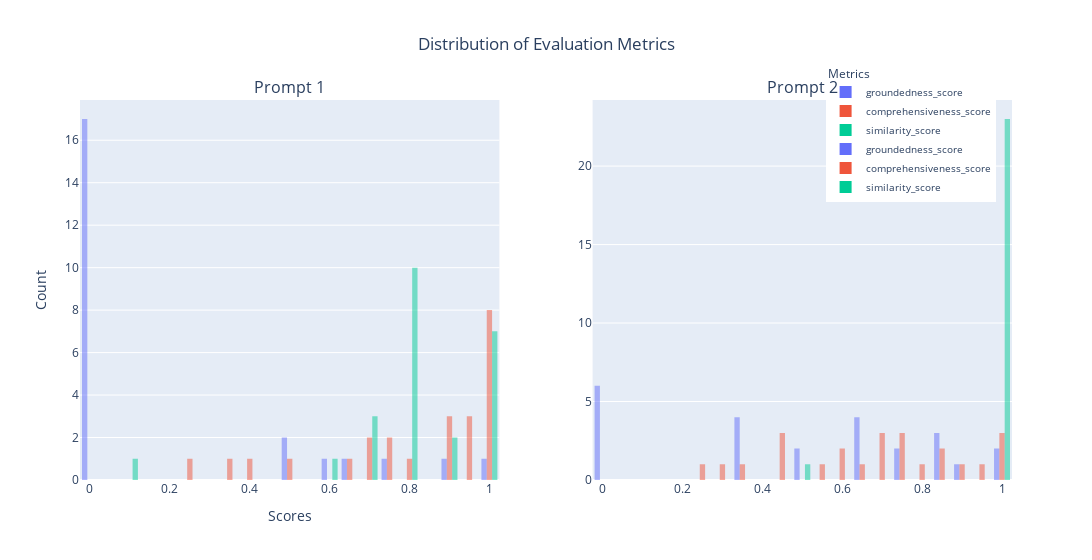

Notebook cell for this chart:
### Code cell
import plotly.express as px
import plotly.subplots as sp

# Create a subplot with 1 row and 2 columns
fig = sp.make_subplots(rows=1, cols=2, subplot_titles=("Prompt 1", "Prompt 2"))

# Plotting the histogram for comp_data_1
fig1 = px.histogram(comp_data_1.fillna(0),  # Fill NaN values with 0
                    x=['groundedness_score', 'comprehensiveness_score', 'similarity_score'], 
                    barmode='overlay', 
                    labels={'value': 'Scores', 'variable': 'Metrics'},
                    template='plotly_white',
                    nbins=50)  # Increased the number of bins

# Plotting the histogram for comp_data_2
fig2 = px.histogram(comp_data_2.fillna(0),  # Fill NaN values with 0
                    x=['groundedness_score', 'comprehensiveness_score', 'similarity_score'], 
                    barmode='overlay', 
                    labels={'value': 'Scores', 'variable': 'Metrics'},
                    template='plotly_white',
                    nbins=50)  # Increased the number of bins

# Add traces to the subplot
for trace in fig1.data:
    fig.add_trace(trace, row=1, col=1)

for trace in fig2.data:
    fig.add_trace(trace, row=1, col=2)

# Update layout
fig.update_layout(
    title={'text': 'Distribution of Evaluation Metrics', 'x': 0.5, 'xanchor': 'center'},  # Center the title
    xaxis_title='Scores',
    yaxis_title='Count',
    legend_title='Metrics',
    legend=dict(x=0.8, y=1.1, traceorder='normal', font=dict(size=10)),  # Moved legend to the top right of the plot
    width=1600  # Adjusted the width of the plot to accommodate two plots side by side
)

fig.show()

# Used prompt 1:
"""
Erstellen Sie eine Vergleichstabelle im Markdown-Format für das Produkt '{category}'
von verschiedenen Versicherungsunternehmen. Die Vergleichstabelle sollte die
Produktdetails in Spalten enthalten: Eigenschaft und Details für jedes Unternehmen.

{company_info}
"""

### Figure 1 — Plotly figure (JSON) as saved in the notebook; plotly's stock layout.template omitted (floating-point values rounded to 4 significant figures)
{"data": [{"alignmentgroup": "True", "bingroup": "x", "hovertemplate": "Metrics=groundedness_score<br>Scores=%{x}<br>count=%{y}<extra></extra>", "legendgroup": "groundedness_score", "marker": {"color": "#636efa", "opacity": 0.5, "pattern": {"shape": ""}}, "name": "groundedness_score", "nbinsx": 50, "offsetgroup": "groundedness_score", "orientation": "v", "showlegend": true, "type": "histogram", "x": [0.5833, 0, 0, 0, 0, 0, 0, 0, 0.5, 0, 1, 0, 0, 0, 0.75, 0, 0, 0.6667, 0, 0, 0, 0.9091, 0.5, 0], "xaxis": "x", "yaxis": "y"}, {"alignmentgroup": "True", "bingroup": "x", "hovertemplate": "Metrics=comprehensiveness_score<br>Scores=%{x}<br>count=%{y}<extra></extra>", "legendgroup": "comprehensiveness_score", "marker": {"color": "#EF553B", "opacity": 0.5, "pattern": {"shape": ""}}, "name": "comprehensiveness_score", "nbinsx": 50, "offsetgroup": "comprehensiveness_score", "orientation": "v", "showlegend": true, "type": "histogram", "x": [0.9375, 0.5, 1, 0.4167, 0.7083, 0.7778, 1, 0.3704, 0.9286, 1, 1, 0.9375, 0.6667, 0.8889, 1, 0.875, 1, 0.7619, 0.7083, 0.75, 0.8889, 1, 1, 0.25], "xaxis": "x", "yaxis": "y"}, {"alignmentgroup": "True", "bingroup": "x", "hovertemplate": "Metrics=similarity_score<br>Scores=%{x}<br>count=%{y}<extra></extra>", "legendgroup": "similarity_score", "marker": {"color": "#00cc96", "opacity": 0.5, "pattern": {"shape": ""}}, "name": "similarity_score", "nbinsx": 50, "offsetgroup": "similarity_score", "orientation": "v", "showlegend": true, "type": "histogram", "x": [0.9, 0.6, 0.8, 0.7, 0.9, 0.8, 1, 0.1, 0.8, 0.8, 0.8, 1, 0.8, 0.8, 1, 0.8, 1, 1, 0.7, 0.8, 1, 0.8, 1, 0.7], "xaxis": "x", "yaxis": "y"}, {"alignmentgroup": "True", "bingroup": "x", "hovertemplate": "Metrics=groundedness_score<br>Scores=%{x}<br>count=%{y}<extra></extra>", "legendgroup": "groundedness_score", "marker": {"color": "#636efa", "opacity": 0.5, "pattern": {"shape": ""}}, "name": "groundedness_score", "nbinsx": 50, "offsetgroup": "groundedness_score", "orientation": "v", "showlegend": true, "type": "histogram", "x": [0, 0.5, 0, 0.3333, 1, 0.6667, 0, 0.8571, 0.8333, 0.3333, 0, 0.7333, 0.8333, 0, 0.6667, 0.9009, 0.5, 0.75, 0.6667, 0, 1, 0.3333, 0.625, 0.3333], "xaxis": "x2", "yaxis": "y2"}, {"alignmentgroup": "True", "bingroup": "x", "hovertemplate": "Metrics=comprehensiveness_score<br>Scores=%{x}<br>count=%{y}<extra></extra>", "legendgroup": "comprehensiveness_score", "marker": {"color": "#EF553B", "opacity": 0.5, "pattern": {"shape": ""}}, "name": "comprehensiveness_score", "nbinsx": 50, "offsetgroup": "comprehensiveness_score", "orientation": "v", "showlegend": true, "type": "histogram", "x": [0.8596, 0.5333, 0.7333, 0.3, 0.697, 0.6042, 0.8571, 0.45, 0.6111, 0.4444, 0.7, 1, 0.3333, 0.9697, 0.7407, 0.6667, 1, 0.7667, 0.7143, 0.2381, 0.7879, 1, 0.875, 0.4444], "xaxis": "x2", "yaxis": "y2"}, {"alignmentgroup": "True", "bingroup": "x", "hovertemplate": "Metrics=similarity_score<br>Scores=%{x}<br>count=%{y}<extra></extra>", "legendgroup": "similarity_score", "marker": {"color": "#00cc96", "opacity": 0.5, "pattern": {"shape": ""}}, "name": "similarity_score", "nbinsx": 50, "offsetgroup": "similarity_score", "orientation": "v", "showlegend": true, "type": "histogram", "x": [1, 1, 1, 1, 1, 1, 1, 1, 1, 1, 1, 1, 1, 1, 1, 0.5, 1, 1, 1, 1, 1, 1, 1, 1], "xaxis": "x2", "yaxis": "y2"}], "layout": {"annotations": [{"font": {"size": 16}, "showarrow": false, "text": "Prompt 1", "x": 0.225, "xanchor": "center", "xref": "paper", "y": 1, "yanchor": "bottom", "yref": "paper"}, {"font": {"size": 16}, "showarrow": false, "text": "Prompt 2", "x": 0.775, "xanchor": "center", "xref": "paper", "y": 1, "yanchor": "bottom", "yref": "paper"}], "legend": {"font": {"size": 10}, "title": {"text": "Metrics"}, "traceorder": "normal", "x": 0.8, "y": 1.1}, "title": {"text": "Distribution of Evaluation Metrics", "x": 0.5, "xanchor": "center"}, "width": 1600, "xaxis": {"anchor": "y", "domain": [0, 0.45], "title": {"text": "Scores"}}, "xaxis2": {"anchor": "y2", "domain": [0.55, 1]}, "yaxis": {"anchor": "x", "domain": [0, 1], "title": {"text": "Count"}}, "yaxis2": {"anchor": "x2", "domain": [0, 1]}}}
